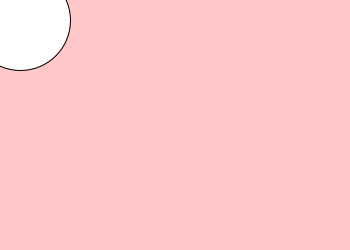
Frame 1 (no input)
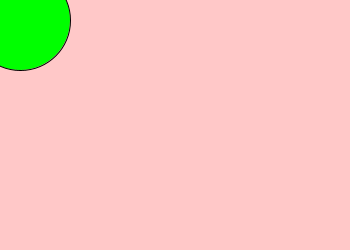
Frame 60 (the mouse pressed at the canvas centre just before this capture)
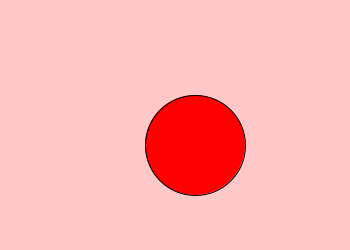
Frame 120 (the mouse held since frame 60 and released just before this capture)

The Processing sketch that drew these frames (run headless with seeded random() and noise(); from frame 60 on, the mouse is pressed at the canvas centre):

// Processing sketch: processing_106922
// ── processing_106922.pde

void setup() { 
  size(350, 250);
}

void draw() { 
 background(255,200,200);
    ellipse(20+mouseX, 20+mouseY, 100, 100);
  
  
  if(mousePressed){
  fill(255,0,0);
  }
  
  else{
  fill(0,255,0);
  }
  
  }
